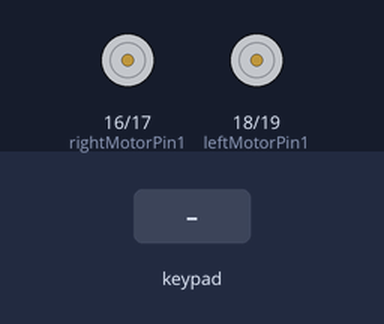
The sketch below on a simulated ESP32. Parts: motor-driver pin pairs drawn as motors (green arrow = first pin HIGH = forward, orange = second pin HIGH = backward, longer = more drive, scaled by the enable pin). The test bench sets the inputs (shaded band).

Above: at 1.2 s.
1.3 s: key 'U' pressed
At 1.5 s:
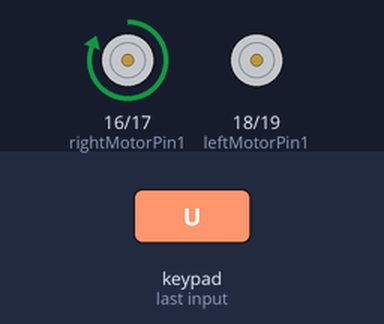
3.2 s: key 'D' pressed
At 3.4 s:
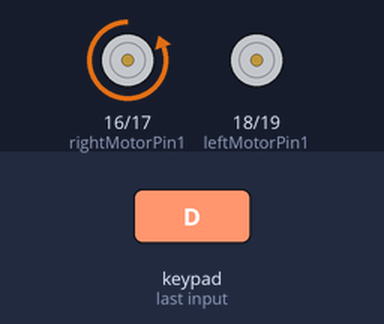
5.1 s: key 'L' pressed
At 5.3 s:
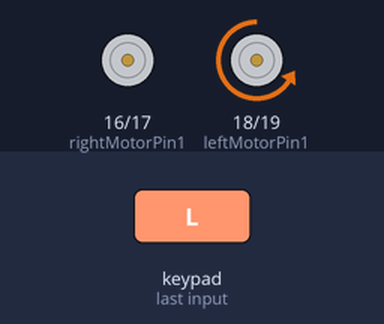
7.0 s: key 'R' pressed
At 7.2 s:
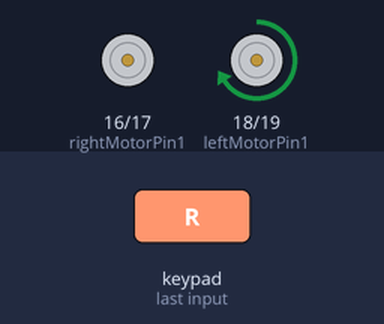
Timing chart, 0 to 9.9 s (numbered marks = the images above; inputs shaded):
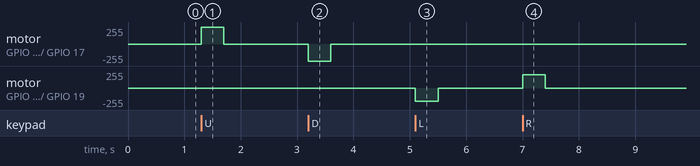

Measured:
- after the input at 1.3 s, motor on GPIO 16 (rightMotorPin1) / GPIO 17 (rightMotorPin2): stopped → forward 255/255 at once, → stopped 0.40 s later
- after the input at 3.2 s, motor on GPIO 16 (rightMotorPin1) / GPIO 17 (rightMotorPin2): stopped → backward 255/255 at once, → stopped 0.40 s later
- after the input at 5.1 s, motor on GPIO 18 (leftMotorPin1) / GPIO 19 (leftMotorPin2): stopped → backward 199/255 at once, → stopped 0.40 s later
- after the input at 7.0 s, motor on GPIO 18 (leftMotorPin1) / GPIO 19 (leftMotorPin2): stopped → forward 199/255 at once, → stopped 0.40 s later

The sketch:

rccartourna.ino
```cpp
#define CUSTOM_SETTINGS
#define INCLUDE_GAMEPAD_MODULE
#include <DabbleESP32.h>
#include "Arduino.h"
const int enableRightMotor = 22;
const int rightMotorPin1 = 16;
const int rightMotorPin2 = 17;
const int enableLeftMotor = 23;
const int leftMotorPin1 = 18;
const int leftMotorPin2 = 19;
#define MAX_DRIVE_SPEED 255
#define MAX_STEERING_SPEED 200
const int PWMFreq = 1000;
const int PWMResolution = 8;
const int rightMotorPWMSpeedChannel = 4;
const int leftMotorPWMSpeedChannel = 5;

void rotateMotor(int rightMotorSpeed, int leftMotorSpeed) {
  if (rightMotorSpeed < 0) {
    digitalWrite(rightMotorPin1, LOW);
    digitalWrite(rightMotorPin2, HIGH);
  } else if (rightMotorSpeed > 0) {
    digitalWrite(rightMotorPin1, HIGH);
    digitalWrite(rightMotorPin2, LOW);
  } else {
    digitalWrite(rightMotorPin1, LOW);
    digitalWrite(rightMotorPin2, LOW);
  }

  if (leftMotorSpeed < 0) {
    digitalWrite(leftMotorPin1, LOW);
    digitalWrite(leftMotorPin2, HIGH);
  } else if (leftMotorSpeed > 0) {
    digitalWrite(leftMotorPin1, HIGH);
    digitalWrite(leftMotorPin2, LOW);
  } else {
    digitalWrite(leftMotorPin1, LOW);
    digitalWrite(leftMotorPin2, LOW);
  }

  ledcWrite(rightMotorPWMSpeedChannel, abs(rightMotorSpeed));
  ledcWrite(leftMotorPWMSpeedChannel, abs(leftMotorSpeed));
}

void setUpPinModes() {
  pinMode(enableRightMotor, OUTPUT);
  pinMode(rightMotorPin1, OUTPUT);
  pinMode(rightMotorPin2, OUTPUT);
  pinMode(enableLeftMotor, OUTPUT);
  pinMode(leftMotorPin1, OUTPUT);
  pinMode(leftMotorPin2, OUTPUT);
  ledcSetup(rightMotorPWMSpeedChannel, PWMFreq, PWMResolution);
  ledcSetup(leftMotorPWMSpeedChannel, PWMFreq, PWMResolution);
  ledcAttachPin(enableRightMotor, rightMotorPWMSpeedChannel);
  ledcAttachPin(enableLeftMotor, leftMotorPWMSpeedChannel);

  rotateMotor(0, 0);
}

void setup() {
  setUpPinModes();
  Dabble.begin("Lamine Yamal");
}

void loop() {
  int rightMotorSpeed = 0;
  int leftMotorSpeed = 0;

  Dabble.processInput();

  if (GamePad.isPressed(0)) {
    rightMotorSpeed = MAX_DRIVE_SPEED;
  } else if (GamePad.isPressed(1)) {
    rightMotorSpeed = -MAX_DRIVE_SPEED;
  }

  if (GamePad.isPressed(2)) {
    leftMotorSpeed = -MAX_STEERING_SPEED;
  } else if (GamePad.isPressed(3)) {
    leftMotorSpeed = MAX_STEERING_SPEED;
  }

  if (GamePad.isPressed(4)) {
    rightMotorSpeed = 0;
    leftMotorSpeed = 0;
  }

  rotateMotor(rightMotorSpeed, leftMotorSpeed);
}
```
